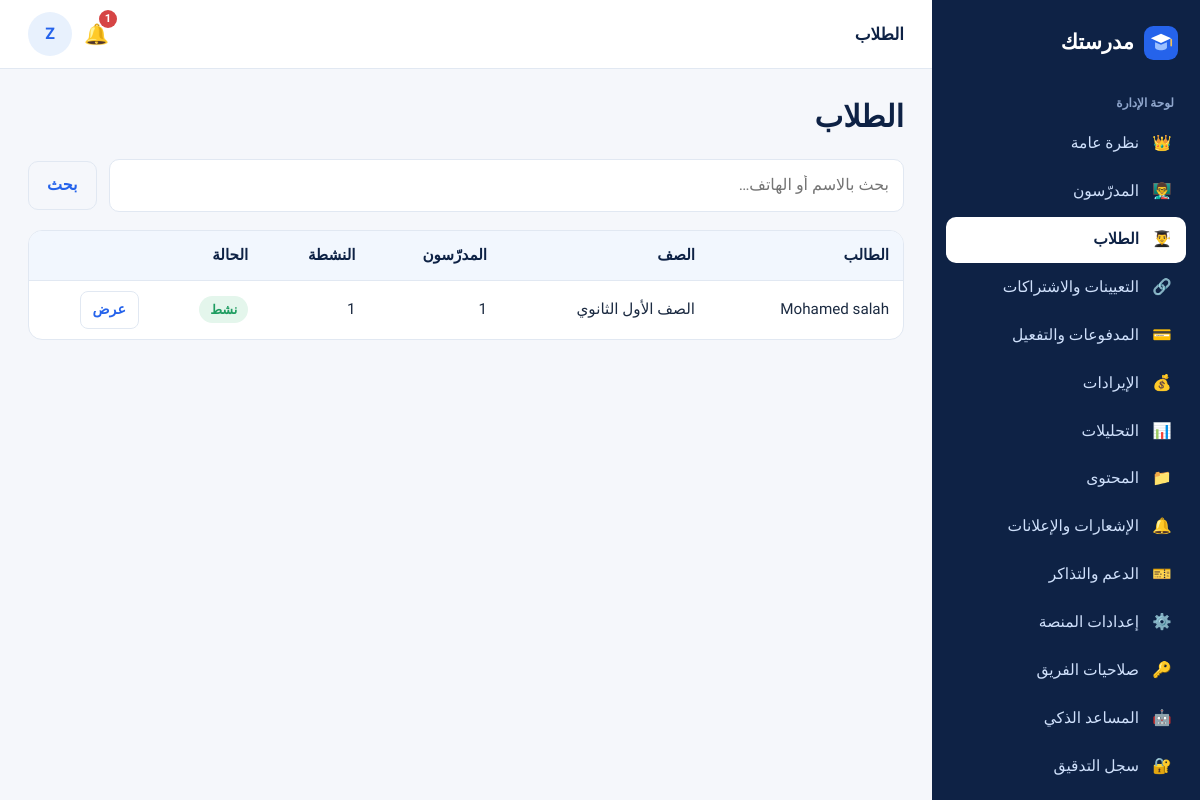
The app's page /owner/students/ (signed in) with its own data.
### accounts/models.py (models this page shows, shortened)
class SiteSetting(models.Model):
    platform_name = models.CharField("اسم المنصة", max_length=80, default="مدرستك")
    tagline = models.CharField("الشعار النصي", max_length=200, default="مساحتك التعليمية الكاملة مع مدرّسيك")
    wallet_number = models.CharField("رقم المحفظة لاستلام الاشتراكات", max_length=20, blank=True)
    wallet_holder = models.CharField("اسم صاحب المحفظة", max_length=100, blank=True)
    payment_instructions = models.TextField("تعليمات الدفع للطالب", blank=True,
                                            default="حوّل قيمة الاشتراك إلى المحفظة ثم ارفع صورة إيصال التحويل وسيتم تفعيل اشتراكك بعد المراجعة.")
    support_phone = models.CharField("هاتف الدعم", max_length=20, blank=True)
    support_email = models.EmailField("بريد الدعم", blank=True)
    default_monthly_price = models.DecimalField("السعر الافتراضي لاشتراك المدرّس الجديد", max_digits=8, decimal_places=2, default=10)
    groq_api_key = models.CharField("مفتاح Groq API (لتشغيل ميزات الذكاء الاصطناعي)", max_length=200, blank=True)
    anthropic_api_key = models.CharField("مفتاح Anthropic API (بديل عن Groq)", max_length=200, blank=True)
    privacy_text = models.TextField("سياسة الخصوصية", blank=True)
    terms_text = models.TextField("الشروط والأحكام", blank=True)
    registration_open = models.BooleanField("فتح تسجيل الطلاب الجدد", default=True)
    names_in_english = models.BooleanField("تحويل أسماء المسجّلين الجدد إلى الإنجليزية تلقائيًا", default=True)
    staff_permissions = models.JSONField("صلاحيات فريق الإدارة", default=dict, blank=True)
    @classmethod
    def get(cls):
        obj, _ = cls.objects.get_or_create(pk=1)
        return obj

class User(AbstractBaseUser, PermissionsMixin):
    ROLES = [("student", "طالب"), ("teacher", "مدرّس"), ("owner", "مالك المنصة"), ("staff", "فريق الإدارة")]
    STAFF_ROLES = [("support", "دعم فني"), ("finance", "مالية"), ("content", "مسؤول محتوى")]
    phone = models.CharField("رقم الهاتف", max_length=11, unique=True, validators=[phone_validator])
    full_name = models.CharField("الاسم الكامل", max_length=150)
    name_ar = models.CharField("الاسم بالعربية (كما سُجّل)", max_length=150, blank=True)
    role = models.CharField("الدور", max_length=10, choices=ROLES, default="student")
    staff_role = models.CharField("صلاحية الفريق", max_length=10, choices=STAFF_ROLES, blank=True)
    is_active = models.BooleanField("مفعّل", default=True)
    is_staff = models.BooleanField(default=False)
    date_joined = models.DateTimeField(default=timezone.now)
    objects = UserManager()
    USERNAME_FIELD = "phone"
    REQUIRED_FIELDS = ["full_name"]
    class Meta:
        verbose_name = "مستخدم"
    @property
    def first_name(self):
        return (self.full_name or "").split(" ")[0]
    @property
    def is_student(self):
        return self.role == "student"
    @property
    def is_teacher(self):
        return self.role == "teacher"

class StudentProfile(models.Model):
    GRADES = [(1, "الصف الأول الثانوي"), (2, "الصف الثاني الثانوي"), (3, "الصف الثالث الثانوي"),
              (4, "الصف الأول الإعدادي"), (5, "الصف الثاني الإعدادي"), (6, "الصف الثالث الإعدادي")]
    user = models.OneToOneField(User, on_delete=models.CASCADE, related_name="student_profile")
    student_number = models.PositiveIntegerField("رقم الطالب (ID)", unique=True, null=True, blank=True, editable=False)
    parent_phone = models.CharField("رقم ولي الأمر", max_length=11, validators=[phone_validator])
    grade = models.PositiveSmallIntegerField("المرحلة الدراسية", choices=GRADES)
    avatar = models.ImageField("الصورة الشخصية", upload_to="avatars/", blank=True)

### owner/views.py (the view)
# urls.py: path("students/", v.students, name="students"),
@owner_required("students")
def students(request):
    qs = User.objects.filter(role="student").select_related("student_profile").annotate(
        n_teachers=Count("enrollments", distinct=True), n_active=Count("enrollments", filter=Q(enrollments__status="active", enrollments__expires_at__gt=timezone.now())))
    q = request.GET.get("q", "").strip()
    if q:
        qs = qs.filter(Q(full_name__icontains=q) | Q(name_ar__icontains=q) | Q(phone__icontains=q))
    page, qstr = paginate(request, qs.order_by("-date_joined"), 25)
    return render(request, "owner/students.html", {"page": page, "qs": qstr, "q": q})

### accounts/context_processors.py (called while the page is built)
def site(request):
    return {"site": SiteSetting.get()}

def _item(label, icon, url, section=None, exact=False):
    return {"label": label, "icon": icon, "url": url, "section": section, "exact": exact}

### accounts/pagination.py (called while the page is built)
def paginate(request, qs, per=20):
    page = Paginator(qs, per).get_page(request.GET.get("page"))
    params = request.GET.copy()
    params.pop("page", None)
    qs_str = params.urlencode()
    return page, (qs_str + "&") if qs_str else ""

### uikit/context_processors.py (called while the page is built, shortened)
def ui(request):
    ctx = {"ICONS": ICONS}
    u = getattr(request, "user", None)
    if not u or not u.is_authenticated:
        return ctx
    p = request.path
    return ctx

### templates/owner/students.html (shortened to what this page needs)
{% extends "owner/base.html" %}
{% block topbar_title %}الطلاب{% endblock %}
{% block content %}
<div class="pagehead"><h1>الطلاب</h1></div>
<form class="row mb"><input class="input grow" name="q" value="{{ q }}" placeholder="بحث بالاسم أو الهاتف…"><button class="btn ghost">بحث</button></form>
<div class="tablewrap"><table class="t"><thead><tr><th>الطالب</th><th>الصف</th><th>المدرّسون</th><th>النشطة</th><th>الحالة</th><th></th></tr></thead><tbody>
{% for s in page %}<tr><td>{{ s.full_name }}</td><td>{{ s.student_profile.get_grade_display }}</td><td>{{ s.n_teachers }}</td><td>{{ s.n_active }}</td>
<td><span class="badge {% if s.is_active %}green{% else %}red{% endif %}">{% if s.is_active %}نشط{% else %}موقوف{% endif %}</span></td>
<td><a class="btn sm ghost" href="{% url 'owner:student_detail' s.pk %}">عرض</a></td></tr>
{% empty %}<tr><td colspan="6" class="center muted">لا يوجد طلاب.</td></tr>{% endfor %}
</tbody></table></div>
{% endblock %}

### templates/dash_base.html (shortened to what this page needs)
{% extends "base.html" %}
{% block body %}
<div class="app">
  <aside class="sidebar" id="sidebar" aria-label="القائمة الجانبية">
    <a class="brand" href="{% if user.is_student %}{% url 'student:home' %}{% else %}{% url 'go' %}{% endif %}">{% include "partials/logo.html" %}<span>{{ site.platform_name }}</span></a>
    <div class="sec">{% if user.role == 'student' %}حسابي{% elif user.role == 'teacher' %}لوحة المدرّس{% else %}لوحة الإدارة{% endif %}</div>
    {% for i in nav %}<a class="nav {% if i.active %}active{% endif %}" href="{{ i.url }}"><span class="ic">{{ i.icon }}</span>{{ i.label }}</a>{% endfor %}
  </aside>
  <div class="main">
    <header class="topbar">
      <div class="title">{% block topbar_title %}{% endblock %}</div>
      {% if user.is_student %}<a class="bell" href="{% url 'student:notifications' %}" aria-label="الإشعارات">🔔{% if unread_count %}<span class="dot">{{ unread_count }}</span>{% endif %}</a>
      {% else %}<a class="bell" href="{% if user.is_teacher %}{% url 'teacher:messages' %}{% else %}{% url 'owner:tickets' %}{% endif %}" aria-label="تنبيهات">🔔{% if unread_count %}<span class="dot">{{ unread_count }}</span>{% endif %}</a>{% endif %}
      <span class="avatar" title="{{ user.full_name }}">{{ user.first_name|slice:":1" }}</span>
    </header>
    <div class="content">
      {% block content %}{% endblock %}
    </div>
  </div>
</div>
{% endblock %}

### static/css/app.css (style rules this page uses)
:root { --navy:#0e2245; --navy-2:#16305d; --blue:#2563eb; --blue-d:#1d4fc4; --sky:#e8f1fd; --sky-2:#f2f7fe; --teal:#0f9d8f; --teal-l:#e0f5f2; --purple:#6d5bd0; --purple-l:#efecfb; --gold:#c9962b; --gold-l:#fbf3e0; --red:#d64545; --red-l:#fdeaea; --green:#1f9d61; --green-l:#e4f6ec; --amber:#d98a10; --amber-l:#fdf1dc; --bg:#f5f7fb; --card:#fff; --text:#1b2a41; --muted:#65748b; --line:#e1e8f2; --shadow:0 1px 2px rgba(14,34,69,.05),0 6px 18px rgba(14,34,69,.05); --r:14px; --sidebar:268px; }
* { box-sizing:border-box }
html { scroll-behavior:smooth }
body { margin:0;background:var(--bg);color:var(--text);font-family:"Tajawal","Segoe UI",Tahoma,Arial,sans-serif;font-size:16px;line-height:1.8;-webkit-font-smoothing:antialiased }
a { color:var(--blue);text-decoration:none }
h1,h2,h3,h4 { line-height:1.45;margin:0 0 .5em;color:var(--navy);font-weight:800 }
h1 { font-size:1.9rem }
.row { display:flex;gap:12px;align-items:center;flex-wrap:wrap }
.grow { flex:1 }
.mb { margin-bottom:18px }
.btn { display:inline-flex;align-items:center;justify-content:center;gap:6px;padding:9px 18px;border-radius:10px;border:1.5px solid transparent;background:var(--blue);color:#fff;font:inherit;font-weight:700;cursor:pointer;text-decoration:none;transition:background .15s,transform .05s }
.btn.sm { padding:5px 12px;font-size:.88rem;border-radius:8px }
.btn.ghost { background:transparent;color:var(--blue);border-color:var(--line) }
.badge { display:inline-block;padding:2px 11px;border-radius:99px;font-size:.8rem;font-weight:700;background:var(--sky);color:var(--blue);white-space:nowrap }
.badge.green { background:var(--green-l);color:var(--green) }
.input { width:100%;padding:11px 14px;border:1.5px solid var(--line);border-radius:10px;font:inherit;background:#fff;color:var(--text) }
.tablewrap { overflow-x:auto;border:1px solid var(--line);border-radius:var(--r);background:#fff }
table.t { width:100%;border-collapse:collapse;font-size:.95rem }
table.t th { background:var(--sky-2);color:var(--navy);text-align:start;padding:11px 14px;font-weight:700;white-space:nowrap;border-bottom:1px solid var(--line) }
table.t td { padding:10px 14px;border-bottom:1px solid var(--line);vertical-align:middle }
table.t tr:last-child td { border-bottom:0 }
.app { display:grid;grid-template-columns:var(--sidebar) minmax(0,1fr);min-height:100vh }
.sidebar { background:var(--navy);color:#cfe0fb;position:sticky;top:0;height:100vh;overflow-y:auto;padding:18px 14px;display:flex;flex-direction:column;gap:2px }
.brand { display:flex;align-items:center;gap:10px;color:#fff;font-weight:800;font-size:1.3rem;padding:6px 8px 16px;text-decoration:none }
.sidebar .sec { font-size:.75rem;color:#8fa6cc;padding:14px 12px 4px;font-weight:700 }
.sidebar a.nav { display:flex;align-items:center;gap:11px;padding:9px 12px;border-radius:10px;color:#cfe0fb;font-weight:500;text-decoration:none;font-size:.97rem }
.sidebar a.nav.active { background:#fff;color:var(--navy);font-weight:800 }
.sidebar a.nav .ic { width:24px;text-align:center }
.main { min-width:0;display:flex;flex-direction:column }
.topbar { display:flex;align-items:center;gap:12px;padding:12px 28px;background:#fff;border-bottom:1px solid var(--line);position:sticky;top:0;z-index:20 }
.topbar .title { font-weight:800;color:var(--navy);font-size:1.05rem }
.content { padding:26px 28px 60px;max-width:1240px;width:100% }
.pagehead { display:flex;align-items:flex-start;justify-content:space-between;gap:14px;flex-wrap:wrap;margin-bottom:20px }
.pagehead h1 { margin:0 }
.bell { position:relative;font-size:1.25rem;text-decoration:none }
.bell .dot { position:absolute;top:-6px;inset-inline-start:-8px;background:var(--red);color:#fff;border-radius:99px;font-size:.7rem;min-width:18px;text-align:center;padding:0 4px;line-height:18px;font-weight:700 }
.avatar { width:44px;height:44px;border-radius:50%;background:var(--sky);color:var(--blue);display:grid;place-items:center;font-weight:800;object-fit:cover;flex:none }

### records on screen
SiteSetting: platform_name "مدرستك"
User: first_name "Z"
User: full_name "Mohamed salah", student_profile.grade "الصف الأول الثانوي", n_teachers "1", n_active "1", is_active "نشط"

### other values on screen
{{ i.icon }} "👑" "👨‍🏫" "👨‍🎓" "🔗" "💳" "💰" "📊" "📁" "🔔" "🎫" "⚙️" "🔑" "🤖" "🔐"
{{ i.label }} "نظرة عامة" "المدرّسون" "الطلاب" "التعيينات والاشتراكات" "المدفوعات والتفعيل" "الإيرادات" "التحليلات" "المحتوى" "الإشعارات والإعلانات" "الدعم والتذاكر" "إعدادات المنصة" "صلاحيات الفريق" "المساعد الذكي" "سجل التدقيق"
{{ unread_count }} "1"
